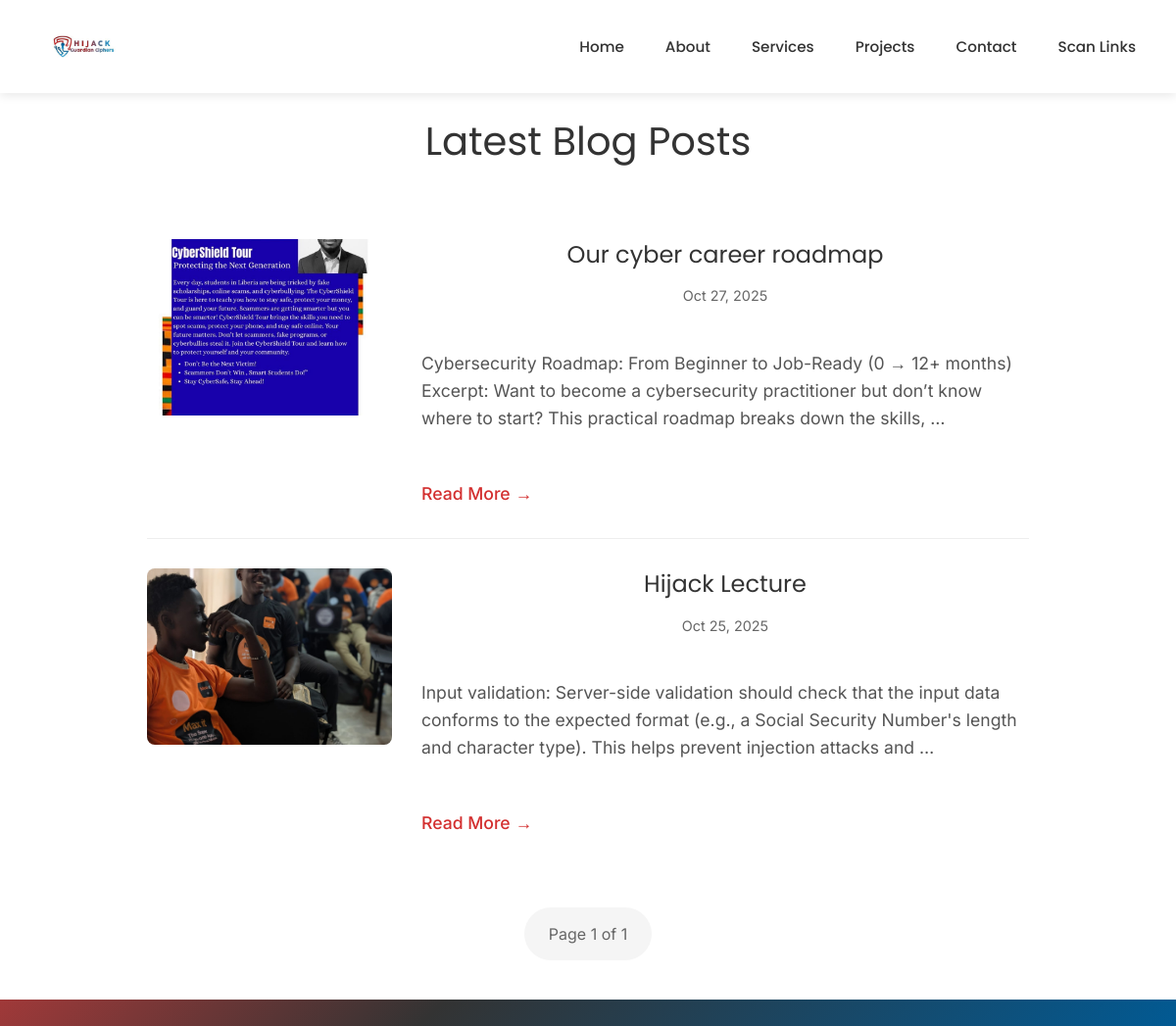
/posts/, run on the app's committed database.
### app/models.py (models this page shows, shortened)
class Post(models.Model):
    CONTENT_TYPE_CHOICES = [
        ('text', 'Text'),
        ('image', 'Image'),
        ('video', 'Video'),
    ]
    author = models.ForeignKey(User, on_delete=models.CASCADE)
    title = models.CharField(max_length=500)
    content_type = models.CharField(max_length=10, choices=CONTENT_TYPE_CHOICES, default='text')
    content = models.TextField(blank=True, null=True)
    image = models.ImageField(upload_to='posts/images/', blank=True, null=True)
    video = models.FileField(upload_to='posts/videos/', blank=True, null=True)
    created_at = models.DateTimeField(auto_now_add=True)
    updated_at = models.DateTimeField(auto_now=True)
    published = models.BooleanField(default=False)
    class Meta:
        ordering = ['-created_at']

### app/views.py (the view)
# urls.py: path('posts/', views.post_list, name='post_list'),
def post_list(request):
    posts = Post.objects.filter(published=True)
    paginator = Paginator(posts, 10)  # Show 10 posts per page
    page_number = request.GET.get('page')
    page_obj = paginator.get_page(page_number)
    return render(request, 'post_list.html', {'page_obj': page_obj})

### app/templates/post_list.html (shortened to what this page needs)
{% extends 'base.html'%}
{% block content %}
<main class="blog-listing">
    <div class="container">
        <h1 class="blog-title">Latest Blog Posts</h1>
        <section class="post-list">
            {% for post in page_obj %}
            <article class="post-item">
                {% if post.content_type == 'image' %}
                <div class="post-thumbnail">
                    <img src="{{ post.image.url }}" alt="{{ post.title }}" >
                </div>
                {% endif %}
                <div class="post-content">
                    <header class="post-header">
                        <h2 class="post-title">
                            <a href="{% url 'cyber:post_detail' post.pk %}">{{post.title}}</a>
                        </h2>
                        <time class="post-date" datetime="{{post.created_at|date:'Y-m-d'}}">
                            {{post.created_at|date:"M d, Y"}}
                        </time>
                    </header>
                    {% if post.content %}
                    <div class="post-excerpt">
                        <p>{{ post.content|truncatewords:30 }}</p>
                    </div>
                    {% endif %}
                    <a href="{% url 'cyber:post_detail' post.pk %}" class="read-more" aria-label="Read more about {{post.title}}">
                        Read More <span aria-hidden="true">→</span>
                    </a>
                </div>
            </article>
            {% endfor %}
        </section>
        {% if page_obj %}
        <nav class="pagination" aria-label="Blog navigation">
            <div class="pagination-container">
                <span class="page-info" aria-current="page">
                    Page {{ page_obj.number }} of {{ page_obj.paginator.num_pages }}
                </span>
            </div>
        </nav>
        {% else %}
        <div class="no-posts">
            <p>No posts available at the moment.</p>
        </div>
        {% endif %}
    </div>
</main>
{% endblock %}

### app/static/assert/style.css (style rules this page uses)
* { box-sizing: border-box; margin: 0; padding: 0; -webkit-font-smoothing: antialiased; -moz-osx-font-smoothing: grayscale; }
:root { --nav-height: 96px; --nav-gap: 20px; }
body { margin: 0; font-family: Arial, sans-serif; background: linear-gradient( 135deg, #3B9DD9 0%, #D63C3C 35%, #333333 65%, #005B96 100% ); min-height: 100vh; color: #fff; }
main { margin-top: calc(var(--nav-height) + var(--nav-gap)); }
.container { width: 95%; max-width: 1200px; margin: 0 auto; padding: 0 20px; box-sizing: border-box; }
.blog-listing, .blog-detail { margin: 50px 0; background: #fff; color: #333; padding: 40px 0; }
.blog-title { font-family: 'Poppins', sans-serif; font-size: 2.5rem; color: #333; text-align: center; margin-bottom: 40px; }
.post-list { max-width: 900px; margin: 0 auto; }
.post-item { display: flex; gap: 30px; padding: 30px 0; border-bottom: 1px solid #eee; transition: transform 0.2s ease; }
.post-item:last-child { border-bottom: none; }
.post-thumbnail { flex: 0 0 250px; }
.post-thumbnail img { width: 100%; height: 180px; object-fit: cover; border-radius: 8px; }
.post-content { flex: 1; display: flex; flex-direction: column; }
.post-header { margin-bottom: 15px; }
.post-title { font-family: 'Poppins', sans-serif; font-size: 1.5rem; margin: 0 0 10px; line-height: 1.3; }
.post-title a { color: #333; text-decoration: none; transition: color 0.2s ease; }
.post-date { color: #666; font-size: 0.9rem; }
.post-excerpt { color: #555; line-height: 1.6; margin-bottom: 20px; }
.read-more { color: #d32f2f; text-decoration: none; font-weight: 500; margin-top: auto; transition: color 0.2s ease; display: inline-flex; align-items: center; gap: 5px; }
.pagination { margin-top: 40px; text-align: center; }
.pagination-container { display: inline-flex; align-items: center; gap: 20px; padding: 15px 25px; background: #f5f5f5; border-radius: 30px; }
.page-info { color: #666; }
.post-header { text-align: center; margin-bottom: 40px; }
.post-content { font-size: 1.1rem; line-height: 1.8; color: #333; }
.post-content p { margin-bottom: 1.5em; }

### app/templates/base.html (style rules this page uses)
body { font-family: 'Inter', sans-serif; }

### data on the page
Post: image (picture), title "Our cyber career roadmap", created_at "Oct 27, 2025", content "Cybersecurity Roadmap: From Beginner to Job-Ready (0 → 12+ months) Excerpt: Want to become a cybersecurity practitioner but don’t know where to start? This practical roadmap breaks down the skills, …"
Post: image (picture), title "Hijack Lecture", created_at "Oct 25, 2025", content "Input validation: Server-side validation should check that the input data conforms to the expected format (e.g., a Social Security Number's length and character type). This helps prevent injection attacks and …"

### other printed values
{{ page_obj.number }} "1"
{{ page_obj.paginator.num_pages }} "1"
